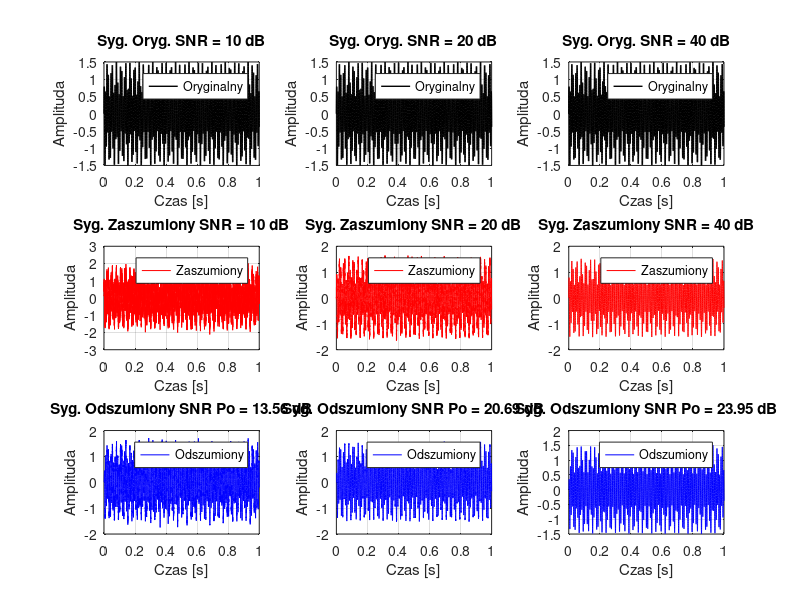
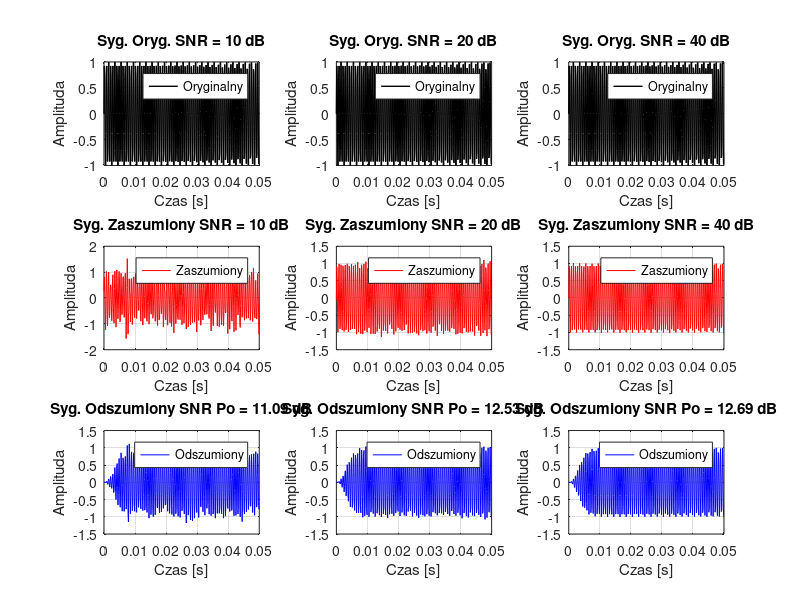

These figures' MATLAB source, in order: (Note: this script raises an error after producing the figures.)
clear;
close all;

% Parametry
fs = 8000;
t = 0:1/fs:1-1/fs;
SNRs = [10, 20, 40];
M  = 48;
mi = 0.008;

%% 1. SYGNAŁ HARMONICZNY
A1 = -0.5; f1 = 34.2;
A2 = 1.0;  f2 = 115.5;
dref = A1 * sin(2*pi*f1*t) + A2 * sin(2*pi*f2*t);

figure;
for i = 1:length(SNRs)
    SNR = SNRs(i);
    d = awgn(dref, SNR, 'measured');
    x = [d(1), d(1:end-1)];

    y = zeros(size(d));
    e = zeros(size(d));
    bx = zeros(M,1);
    h = zeros(M,1);

    for n = 1:length(x)
        bx = [x(n); bx(1:M-1)];
        y(n) = h' * bx;
        e(n) = d(n) - y(n);
        h = h + mi * e(n) * bx;
    end

    % Oblicz SNR po odszumieniu
    sygnal = mean(dref.^2);
    szum = mean((dref - y).^2);
    SNR_post = 10 * log10(sygnal / szum);

    % Subplot dla SNR harmonicznego sygnału
    subplot(3, 3, i); 
    plot(t, dref, 'k', 'LineWidth', 1); 
    title(['Syg. Oryg. SNR = ', num2str(SNR), ' dB']);
    xlabel('Czas [s]');
    ylabel('Amplituda');
    grid on;
    legend('Oryginalny');

    subplot(3, 3, i+3); 
    plot(t, d, 'r'); 
    title(['Syg. Zaszumiony SNR = ', num2str(SNR), ' dB']);
    xlabel('Czas [s]');
    ylabel('Amplituda');
    grid on;
    legend('Zaszumiony');

    subplot(3, 3, i+6); 
    plot(t, y, 'b'); 
    title(['Syg. Odszumiony SNR Po = ', num2str(SNR_post, '%.2f'), ' dB']);
    xlabel('Czas [s]');
    ylabel('Amplituda');
    grid on;
    legend('Odszumiony');
end

%% 2. SFM (ograniczone do 50 ms)
fc = 1000;
df = 500;
fm = 0.25;
dref = sin(2*pi*fc*t + (df/fm)*sin(2*pi*fm*t));

Nvis = round(0.05 * fs);  % 50 ms = 400 próbek
tt = t(1:Nvis);

figure;
for i = 1:length(SNRs)
    SNR = SNRs(i);
    d = awgn(dref, SNR, 'measured');
    x = [d(1), d(1:end-1)];

    y = zeros(size(d));
    e = zeros(size(d));
    bx = zeros(M,1);
    h = zeros(M,1);

    for n = 1:length(x)
        bx = [x(n); bx(1:M-1)];
        y(n) = h' * bx;
        e(n) = d(n) - y(n);
        h = h + mi * e(n) * bx;
    end

    % Oblicz SNR po odszumieniu
    sygnal = mean(dref(1:Nvis).^2);
    szum = mean((dref(1:Nvis) - y(1:Nvis)).^2);
    SNR_post = 10 * log10(sygnal / szum);

    % Subplot dla SFM
    subplot(3, 3, i); 
    plot(tt, dref(1:Nvis), 'k', 'LineWidth', 1); 
    title(['Syg. Oryg. SNR = ', num2str(SNR), ' dB']);
    xlabel('Czas [s]');
    ylabel('Amplituda');
    grid on;
    legend('Oryginalny');

    subplot(3, 3, i+3); 
    plot(tt, d(1:Nvis), 'r'); 
    title(['Syg. Zaszumiony SNR = ', num2str(SNR), ' dB']);
    xlabel('Czas [s]');
    ylabel('Amplituda');
    grid on;
    legend('Zaszumiony');

    subplot(3, 3, i+6); 
    plot(tt, y(1:Nvis), 'b'); 
    title(['Syg. Odszumiony SNR Po = ', num2str(SNR_post, '%.2f'), ' dB']);
    xlabel('Czas [s]');
    ylabel('Amplituda');
    grid on;
    legend('Odszumiony');
end


%% 3. NAGRANIE AUDIO
[audio, fs] = audioread('alfaromeo164.wav');
if size(audio,2) > 1
    audio = audio(:,1); 
end
audio = audio(1:min(end, fs)); % Przytnij do 1 sekundy
t = (0:length(audio)-1)/fs;
dref = audio(:)';

figure;
for i = 1:length(SNRs)
    SNR = SNRs(i);
    d = awgn(dref, SNR, 'measured');
    x = [d(1), d(1:end-1)];

    y = zeros(size(d));
    e = zeros(size(d));
    bx = zeros(M,1);
    h = zeros(M,1);

    for n = 1:length(x)
        bx = [x(n); bx(1:M-1)];
        y(n) = h' * bx;
        e(n) = d(n) - y(n);
        h = h + mi * e(n) * bx;
    end

    % Oblicz SNR po odszumieniu
    sygnal = mean(dref.^2);
    szum = mean((dref - y).^2);
    SNR_post = 10 * log10(sygnal / szum);

    % Subplot dla audio
    subplot(3, 3, i); 
    plot(t, dref(1:min(end, fs)), 'k', 'LineWidth', 1); 
    title(['Syg. Oryg. SNR = ', num2str(SNR), ' dB']);
    xlabel('Czas [s]');
    ylabel('Amplituda');
    grid on;
    legend('Oryginalny');

    subplot(3, 3, i+3); 
    plot(t, d(1:min(end, fs)), 'r'); 
    title(['Syg. Zaszumiony SNR = ', num2str(SNR), ' dB']);
    xlabel('Czas [s]');
    ylabel('Amplituda');
    grid on;
    legend('Zaszumiony');

    subplot(3, 3, i+6); 
    plot(t, y(1:min(end, fs)), 'b'); 
    title(['Syg. Odszumiony SNR Po = ', num2str(SNR_post, '%.2f'), ' dB']);
    xlabel('Czas [s]');
    ylabel('Amplituda');
    grid on;
    legend('Odszumiony');
end

%% 4. OPCJONALNIE: SYGNAŁ MOWY
% Wczytanie
[sprawc, fs_sp] = audioread('mowa8000.wav');
if size(sprawc,2) > 1
    sprawc = sprawc(:,1);
end
% Upewnij się, że fs_sp == 8000
if fs_sp ~= 8000
    error('Plik mowa8000.wav musi mieć fs = 8000 Hz');
end

% Przytnij do 1 sekundy
dref = sprawc()';

% Parametry zaszumienia i adaptacji
SNR_in = 20;                  % wybierz wygodną wartość
M_list = [32, 48, 64, 96];    % długości filtru do przetestowania
mu_list = [0.005, 0.008, 0.015, 0.02];  % kroki adaptacji

best_SNR = -Inf;
best_M = NaN;
best_mu = NaN;
best_y = [];

% Grid search
for M = M_list
  for mu = mu_list
    d = awgn(dref, SNR_in, 'measured');
    x = [d(1), d(1:end-1)];
    
    y = zeros(size(d));
    h = zeros(M,1);
    bx = zeros(M,1);
    
    for n = 1:length(d)
      bx = [x(n); bx(1:end-1)];
      y(n) = h' * bx;
      e = d(n) - y(n);
      h = h + mu * e * bx;
    end
    
    % SNR po odszumieniu
    SNR_out = 10*log10( mean(dref.^2) / mean((dref - y).^2) );
    if SNR_out > best_SNR
      best_SNR = SNR_out;
      best_M = M;
      best_mu = mu;
      best_y = y;
      best_h = h;
    end
  end
end

fprintf('Najlepsze parametry: M = %d, mu = %.4f → SNR_out = %.2f dB\n', ...
        best_M, best_mu, best_SNR);

% Odsłuch do oceny jakości
disp('Odsłuchaj oryginał, zaszumiony i odszumiony:');
soundsc(dref, fs_sp);    pause();
soundsc(awgn(dref,SNR_in,'measured'), fs_sp);  pause();
soundsc(best_y, fs_sp);

% Wybieramy jakiś ostatni fragment (np. 100 ms) do analizy widmowej
Nfrag = round(fs_sp);
frag_ref   = dref(end-Nfrag+1:end);
frag_deno  = best_y(end-Nfrag+1:end);

% Charakterystyka filtru adaptacyjnego
figure;
freqz(best_h,1,1024,fs_sp);
title('Charakterystyka amplitudowo-częstotliwościowa filtru h');

% Widmo gęstości mocy końcowego fragmentu odszumionego
figure;
pwelch(frag_deno, hamming(256), 128, 1024, fs_sp);
title('Widmo gęstości mocy ostatniego fragmentu odszumionego sygnału');
